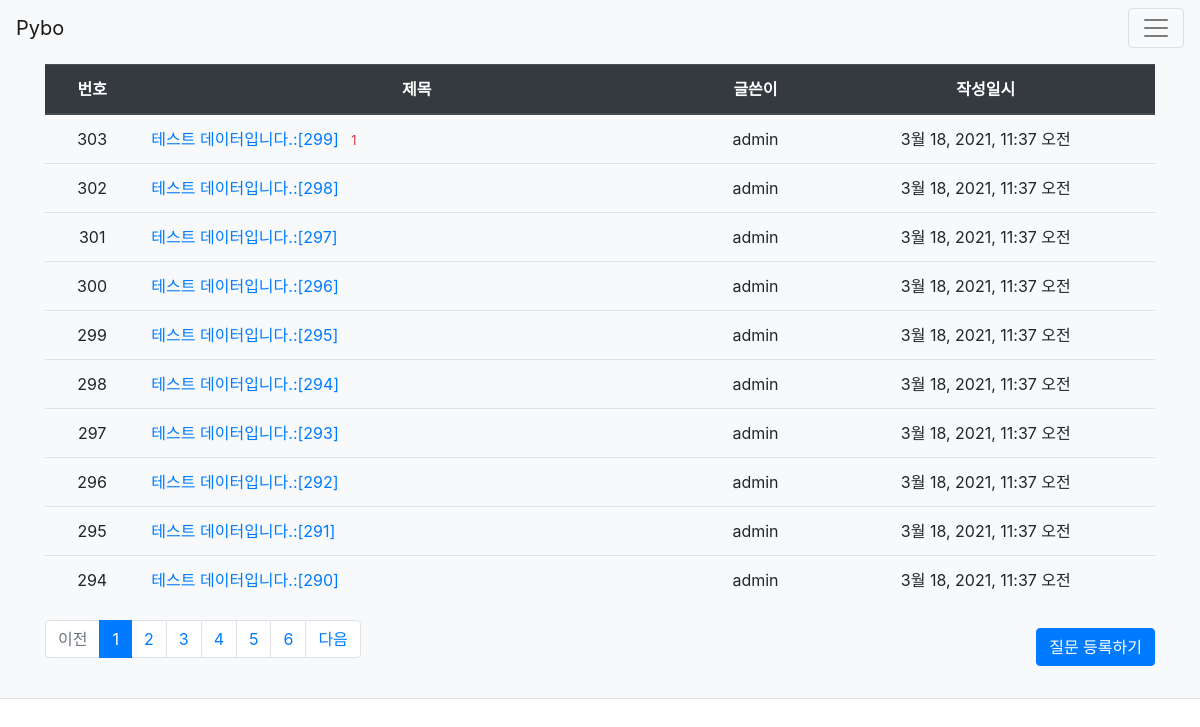
Screenshot of /pybo/ with the database file from the repository.
### pybo/models.py (models this page shows, shortened)
class Question(models.Model):
    subject = models.CharField(max_length=200)
    content = models.TextField()
    create_date = models.DateTimeField()
    author = models.ForeignKey(User, on_delete=models.CASCADE)

### pybo/views.py (the view)
# urls.py: path('', views.index, name='index'),
def index(request):
    page = request.GET.get('page','1') # 페이지
    question_list = Question.objects.order_by('-create_date')
    paginator = Paginator(question_list, 10)
    page_obj = paginator.get_page(page)
    context = {'question_list': page_obj}
    return render(request, 'pybo/question_list.html', context)

### pybo/templatetags/pybo_filter.py (called while the page is built)
@register.filter
def sub(value, arg):
    return value - arg

### templates/pybo/question_list.html
{% extends 'base.html' %}
{% load pybo_filter %}
{% block content %}
<div class="container my-3">
    <table class="table">
        <thead>
        <tr class="text-center thead-dark">
            <th>번호</th>
            <th style="width:50%">제목</th>
            <th>글쓴이</th>
            <th>작성일시</th>
        </tr>
        </thead>
        <tbody>
        {% if question_list %}
        {% for question in question_list %}
        <tr class="text-center">
            <td>{{ question_list.paginator.count|sub:question_list.start_index|sub:forloop.counter0|add:1 }}</td>
            <td class="text-left">
                <a href="{% url 'pybo:detail' question.id %}">{{ question.subject }}</a>
                {% if question.answer_set.count > 0 %}
                <span class="text-danger small ml-2">{{ question.answer_set.count }}</span>
                {% endif %}
            </td>
            <td>{{ question.author.username }}</td>
            <td>{{ question.create_date }}</td>
        </tr>
        {% endfor %}
        {% else %}
        <tr>
            <td colspan="3">질문이 없습니다.</td>
        </tr>
        {% endif %}
        </tbody>
    </table>
    <ul class="pagination justify-content-center">
        {% if question_list.has_previous %}
        <li class="page-item">
            <a class="page-link" href="?page={{ question_list.previous_page_number }}">이전</a>
        </li>
        {% else %}
        <li class="page-item disabled">
            <a class="page-link" tabindex="-1" aria-disabled="true" href="#">이전</a>
        </li>
        {% endif %}
        {% for page_number in question_list.paginator.page_range %}
        {% if page_number >= question_list.number|add:-5 and page_number <= question_list.number|add:5 %}
            {% if page_number == question_list.number %}
            <li class="page-item active" aria-current="page">
                <a class="page-link" href="?page={{ page_number }}">{{ page_number }}</a>
            </li>
            {% else %}
            <li class="page-item">
                <a class="page-link" href="?page={{ page_number }}">{{ page_number }}</a>
            </li>
            {% endif %}
        {% endif %}
        {% endfor %}
        {% if question_list.has_next %}
        <li class="page-item">
            <a class="page-link" href="?page={{ question_list.next_page_number }}">다음</a>
        </li>
        {% else %}
        <li class="page-item disabled">
            <a class="page-link" tabindex="-1" aria-disabled="true" href="#">다음</a>
        </li>
        {% endif %}
    </ul>
    <a href="{% url 'pybo:question_create' %}" class="btn btn-primary">질문 등록하기</a>
</div>
{% endblock %}

### templates/base.html (shortened to what this page needs)
{% load static %}
<!doctype html>
<html lang="ko">
<head>
    <link rel="stylesheet" type="text/css" href="{% static 'bootstrap.min.css' %}">
    <link rel="stylesheet" type="text/css" href="{% static 'style.css' %}">
</head>
<body>
{% include "navbar.html" %}
{% block content %}
{% endblock %}
</body>
</html>

### templates/navbar.html (shortened to what this page needs)
<nav class="navbar navbar-expend-lg navbar-light bg-light border-bottom">
    <a class="navbar-brand" href="{% url 'pybo:index' %}">Pybo</a>
    <button class="navbar-toggler ml-auto" type="button"
    data-toggle="collapse" data-target="#navbarNav"
    aria-controls="navbarNav" aria-expanded="false" aria-label="Toggle navigation">
        <span class="navbar-toggler-icon"></span>
    </button>

### rows the page displays
Question: paginator.count|sub "303", subject "테스트 데이터입니다.:[299]", answer_set.count "1", author.username "admin", create_date "3월 18, 2021, 11:37 오전"
Question: paginator.count|sub "302", subject "테스트 데이터입니다.:[298]", author.username "admin", create_date "3월 18, 2021, 11:37 오전"
Question: paginator.count|sub "301", subject "테스트 데이터입니다.:[297]", author.username "admin", create_date "3월 18, 2021, 11:37 오전"
Question: paginator.count|sub "300", subject "테스트 데이터입니다.:[296]", author.username "admin", create_date "3월 18, 2021, 11:37 오전"
Question: paginator.count|sub "299", subject "테스트 데이터입니다.:[295]", author.username "admin", create_date "3월 18, 2021, 11:37 오전"
Question: paginator.count|sub "298", subject "테스트 데이터입니다.:[294]", author.username "admin", create_date "3월 18, 2021, 11:37 오전"
Question: paginator.count|sub "297", subject "테스트 데이터입니다.:[293]", author.username "admin", create_date "3월 18, 2021, 11:37 오전"
Question: paginator.count|sub "296", subject "테스트 데이터입니다.:[292]", author.username "admin", create_date "3월 18, 2021, 11:37 오전"
Question: paginator.count|sub "295", subject "테스트 데이터입니다.:[291]", author.username "admin", create_date "3월 18, 2021, 11:37 오전"
Question: paginator.count|sub "294", subject "테스트 데이터입니다.:[290]", author.username "admin", create_date "3월 18, 2021, 11:37 오전"

### other values shown
{{ page_number }} "1"
{{ page_number }} "2" "3" "4" "5" "6"
